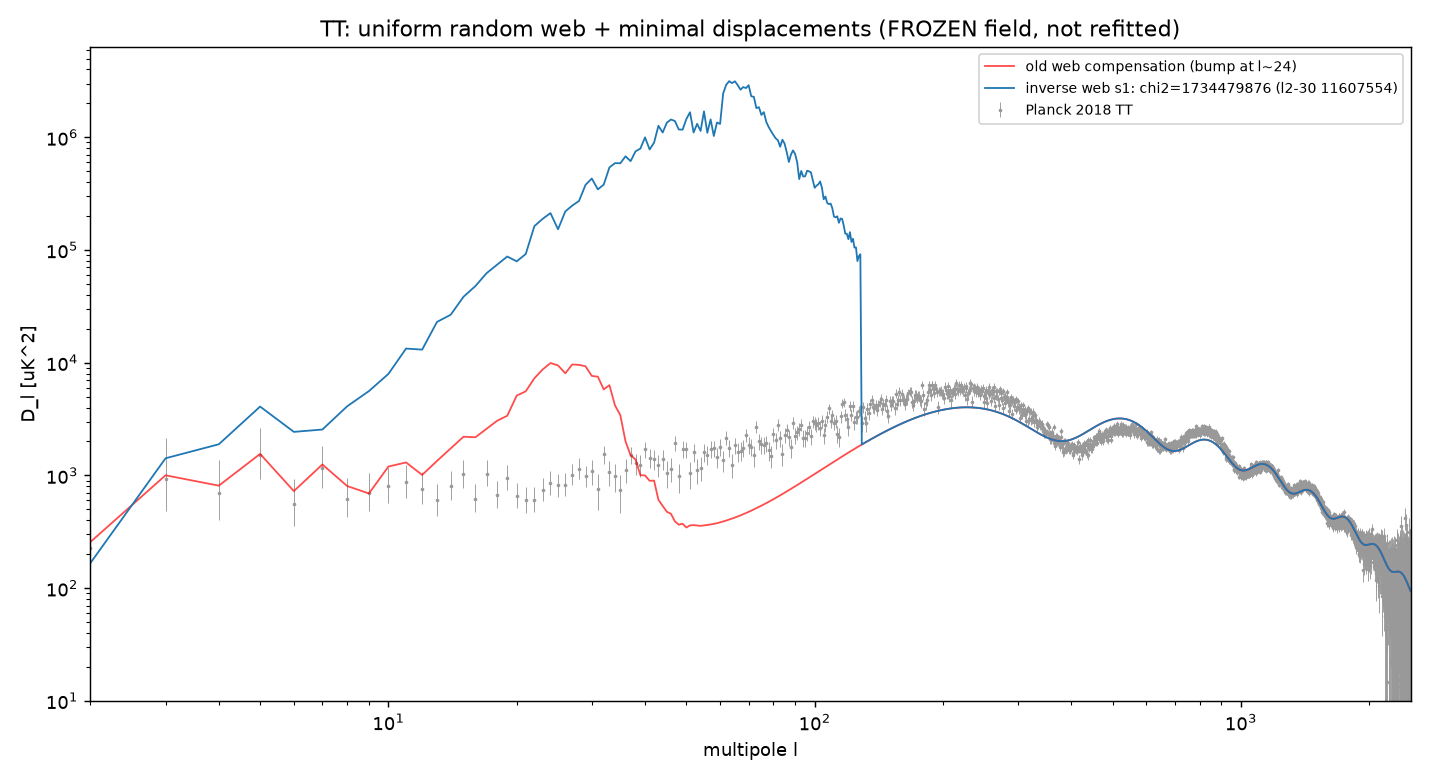

The script that saved this image:
# Log-l TT of the inverse-problem web (FROZEN field, see tt_inverse.py) vs Planck 2018 TT with asymmetric error bars; also old web baseline.
import json,numpy as np,matplotlib;matplotlib.use('Agg');import matplotlib.pyplot as plt
W='/workspace/coepdf/joint_solve/phase5/web/inverse/';z=np.load(W+'tt_inverse.npz');Pf=z['Pf'];r=json.load(open(W+'tt_inverse.json'))['results']
b=np.load(W+'../ablation/ablation_spectra.npz')['base'];l=np.arange(len(b))
fig,ax=plt.subplots(figsize=(11,6));ax.errorbar(Pf[:,0],Pf[:,1],yerr=[Pf[:,2],Pf[:,3]],fmt='.',color='0.6',ms=2,elinewidth=0.5,label='Planck 2018 TT',zorder=1)
ax.plot(l[2:],b[2:],color='r',lw=1,alpha=0.7,label='old web compensation (bump at l~24)')
for k in [k for k in z.files if k.endswith('_end')]:
    if not np.all(np.isfinite(z[k])):raise SystemExit('NONFINITE '+k)
    ax.plot(l[2:],z[k][2:],lw=1,label=f"inverse web {k[:-4]}: chi2={r[k]['chi2_total']:.0f} (l2-30 {r[k]['chi2_2_30']:.0f})")
ax.set_xscale('log');ax.set_yscale('log');ax.set_ylim(10,max(3e4,2*max(float(z[k][2:129].max()) for k in z.files if k.endswith('_end'))));ax.set_xlim(2,2500);ax.set_xlabel('multipole l');ax.set_ylabel('D_l [uK^2]')
ax.set_title('TT: uniform random web + minimal displacements (FROZEN field, not refitted)');ax.legend(fontsize=8);fig.tight_layout();fig.savefig(W+'TT_inverse_log.png',dpi=130)
